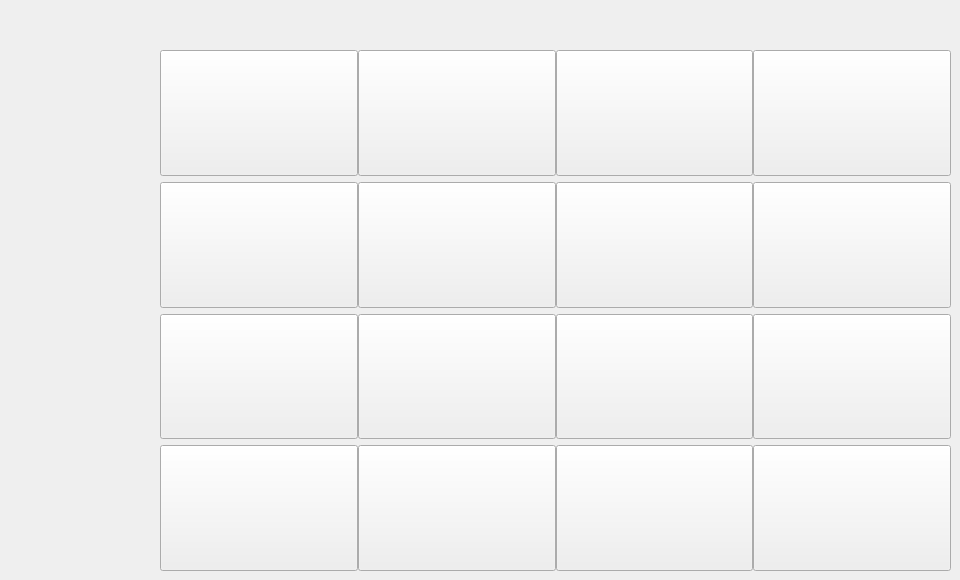
    <widget class="QWidget" name="Game">
     <widget class="QWidget" name="gridLayoutWidget">
      <property name="geometry">
       <rect>
        <x>160</x>
        <y>50</y>
        <width>791</width>
        <height>521</height>
       </rect>
      </property>
      <layout class="QGridLayout" name="gridLayout">
       <property name="horizontalSpacing">
        <number>0</number>
       </property>
       <item row="2" column="2">
        <widget class="QPushButton" name="game10">
         <property name="sizePolicy">
          <sizepolicy hsizetype="Minimum" vsizetype="MinimumExpanding">
           <horstretch>0</horstretch>
           <verstretch>0</verstretch>
          </sizepolicy>
         </property>
         <property name="text">
          <string/>
         </property>
         <property name="checkable">
          <bool>true</bool>
         </property>
        </widget>
       </item>
       <item row="1" column="3">
        <widget class="QPushButton" name="game7">
         <property name="sizePolicy">
          <sizepolicy hsizetype="Minimum" vsizetype="MinimumExpanding">
           <horstretch>0</horstretch>
           <verstretch>0</verstretch>
          </sizepolicy>
         </property>
         <property name="text">
          <string/>
         </property>
         <property name="checkable">
          <bool>true</bool>
         </property>
        </widget>
       </item>
       <item row="0" column="3">
        <widget class="QPushButton" name="game3">
         <property name="sizePolicy">
          <sizepolicy hsizetype="Minimum" vsizetype="MinimumExpanding">
           <horstretch>0</horstretch>
           <verstretch>0</verstretch>
          </sizepolicy>
         </property>
         <property name="text">
          <string/>
         </property>
         <property name="checkable">
          <bool>true</bool>
         </property>
        </widget>
       </item>
       <item row="1" column="2">
        <widget class="QPushButton" name="game6">
         <property name="sizePolicy">
          <sizepolicy hsizetype="Minimum" vsizetype="MinimumExpanding">
           <horstretch>0</horstretch>
           <verstretch>0</verstretch>
          </sizepolicy>
         </property>
         <property name="text">
          <string/>
         </property>
         <property name="checkable">
          <bool>true</bool>
         </property>
        </widget>
       </item>
       <item row="0" column="2">
        <widget class="QPushButton" name="game2">
         <property name="sizePolicy">
          <sizepolicy hsizetype="Minimum" vsizetype="MinimumExpanding">
           <horstretch>0</horstretch>
           <verstretch>0</verstretch>
          </sizepolicy>
         </property>
         <property name="text">
          <string/>
         </property>
         <property name="checkable">
          <bool>true</bool>
         </property>
        </widget>
       </item>
       <item row="3" column="3">
        <widget class="QPushButton" name="game15">
         <property name="sizePolicy">
          <sizepolicy hsizetype="Minimum" vsizetype="MinimumExpanding">
           <horstretch>0</horstretch>
           <verstretch>0</verstretch>
          </sizepolicy>
         </property>
         <property name="text">
          <string/>
         </property>
         <property name="checkable">
          <bool>true</bool>
         </property>
        </widget>
       </item>
       <item row="3" column="2">
        <widget class="QPushButton" name="game14">
         <property name="sizePolicy">
          <sizepolicy hsizetype="Minimum" vsizetype="MinimumExpanding">
           <horstretch>0</horstretch>
           <verstretch>0</verstretch>
          </sizepolicy>
         </property>
         <property name="text">
          <string/>
         </property>
         <property name="checkable">
          <bool>true</bool>
         </property>
        </widget>
       </item>
       <item row="2" column="3">
        <widget class="QPushButton" name="game11">
         <property name="sizePolicy">
          <sizepolicy hsizetype="Minimum" vsizetype="MinimumExpanding">
           <horstretch>0</horstretch>
           <verstretch>0</verstretch>
          </sizepolicy>
         </property>
         <property name="text">
          <string/>
         </property>
         <property name="checkable">
          <bool>true</bool>
         </property>
        </widget>
       </item>
       <item row="0" column="0">
        <widget class="QPushButton" name="game0">
         <property name="sizePolicy">
          <sizepolicy hsizetype="Minimum" vsizetype="MinimumExpanding">
           <horstretch>0</horstretch>
           <verstretch>0</verstretch>
          </sizepolicy>
         </property>
         <property name="text">
          <string/>
         </property>
         <property name="checkable">
          <bool>true</bool>
         </property>
        </widget>
       </item>
       <item row="0" column="1">
        <widget class="QPushButton" name="game1">
         <property name="sizePolicy">
          <sizepolicy hsizetype="Minimum" vsizetype="MinimumExpanding">
           <horstretch>0</horstretch>
           <verstretch>0</verstretch>
          </sizepolicy>
         </property>
         <property name="text">
          <string/>
         </property>
         <property name="checkable">
          <bool>true</bool>
         </property>
        </widget>
       </item>
       <item row="3" column="0">
        <widget class="QPushButton" name="game12">
         <property name="sizePolicy">
          <sizepolicy hsizetype="Minimum" vsizetype="MinimumExpanding">
           <horstretch>0</horstretch>
           <verstretch>0</verstretch>
          </sizepolicy>
         </property>
         <property name="text">
          <string/>
         </property>
         <property name="checkable">
          <bool>true</bool>
         </property>
        </widget>
       </item>
       <item row="2" column="1">
        <widget class="QPushButton" name="game9">
         <property name="sizePolicy">
          <sizepolicy hsizetype="Minimum" vsizetype="MinimumExpanding">
           <horstretch>0</horstretch>
           <verstretch>0</verstretch>
          </sizepolicy>
         </property>
         <property name="text">
          <string/>
         </property>
         <property name="checkable">
          <bool>true</bool>
         </property>
        </widget>
       </item>
       <item row="3" column="1">
        <widget class="QPushButton" name="game13">
         <property name="sizePolicy">
          <sizepolicy hsizetype="Minimum" vsizetype="MinimumExpanding">
           <horstretch>0</horstretch>
           <verstretch>0</verstretch>
          </sizepolicy>
         </property>
         <property name="text">
          <string/>
         </property>
         <property name="checkable">
          <bool>true</bool>
         </property>
        </widget>
       </item>
       <item row="1" column="0">
        <widget class="QPushButton" name="game4">
         <property name="sizePolicy">
          <sizepolicy hsizetype="Minimum" vsizetype="MinimumExpanding">
           <horstretch>0</horstretch>
           <verstretch>0</verstretch>
          </sizepolicy>
         </property>
         <property name="text">
          <string/>
         </property>
         <property name="checkable">
          <bool>true</bool>
         </property>
        </widget>
       </item>
       <item row="2" column="0">
        <widget class="QPushButton" name="game8">
         <property name="sizePolicy">
          <sizepolicy hsizetype="Minimum" vsizetype="MinimumExpanding">
           <horstretch>0</horstretch>
           <verstretch>0</verstretch>
          </sizepolicy>
         </property>
         <property name="text">
          <string/>
         </property>
         <property name="checkable">
          <bool>true</bool>
         </property>
        </widget>
       </item>
       <item row="1" column="1">
        <widget class="QPushButton" name="game5">
         <property name="sizePolicy">
          <sizepolicy hsizetype="Minimum" vsizetype="MinimumExpanding">
           <horstretch>0</horstretch>
           <verstretch>0</verstretch>
          </sizepolicy>
         </property>
         <property name="text">
          <string/>
         </property>
         <property name="checkable">
          <bool>true</bool>
         </property>
        </widget>
       </item>
      </layout>
     </widget>
    </widget>
